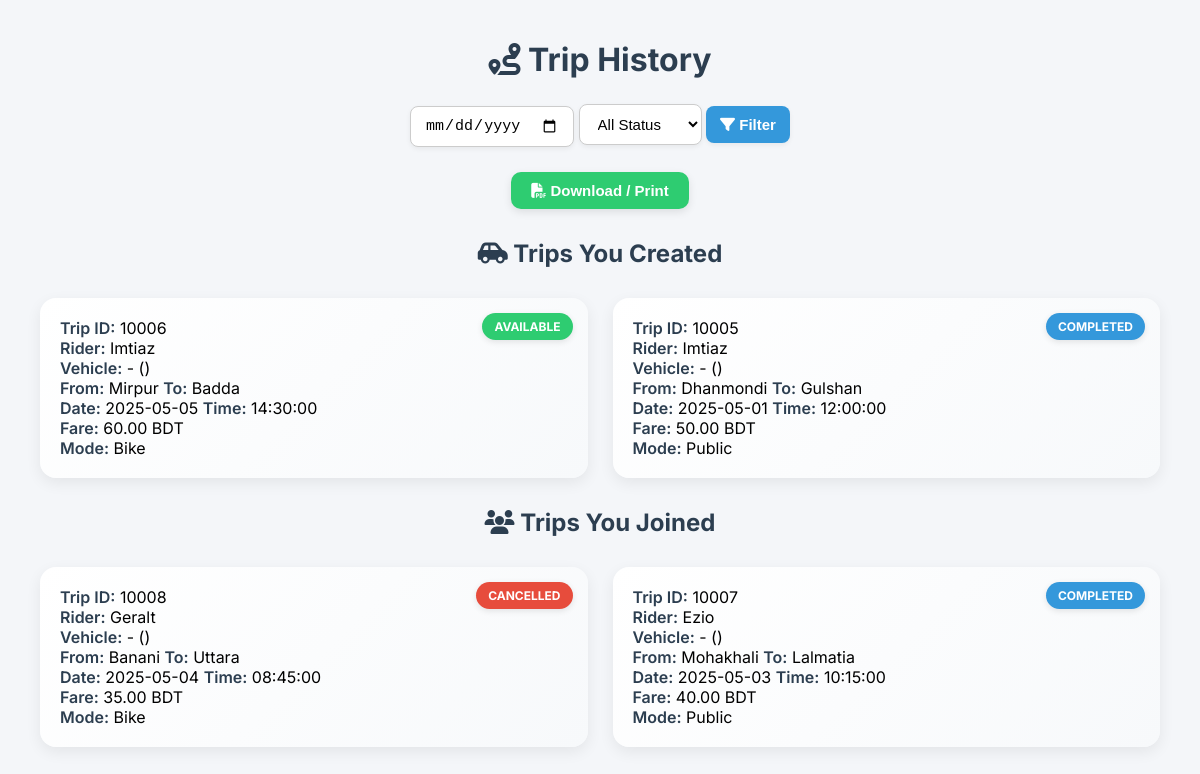
/backend/trip_history.php (signed in), run on the app's committed database.
### tables this page shows
CREATE TABLE Trips (
    Trip_ID INT PRIMARY KEY AUTO_INCREMENT,
    Student_ID VARCHAR(20),
    where_loc VARCHAR(50),
    Capacity INT,
    Time TIME,
    Date DATE,
    Fare DECIMAL(5,2),
    Meet_up_location VARCHAR(100),
    Mode_of_Commute VARCHAR(30),
    trip_status VARCHAR(30),
    to_loc VARCHAR(50),
    Used_capacity INT,
    FOREIGN KEY (Student_ID) REFERENCES User(Student_ID) ON DELETE SET NULL,
    FOREIGN KEY (where_loc) REFERENCES Locations(area_locations) ON DELETE SET NULL,
    FOREIGN KEY (to_loc) REFERENCES Locations(area_locations) ON DELETE SET NULL
)AUTO_INCREMENT=10001;

CREATE TABLE User (
    Student_ID VARCHAR(20) PRIMARY KEY,
    Name VARCHAR(100) NOT NULL,
    Gsuite_Email VARCHAR(100) UNIQUE NOT NULL,
    Scanned_ID VARCHAR(255),
    Semester VARCHAR(20),
    Department VARCHAR(50),
    Thana VARCHAR(50),
    Phone_Number VARCHAR(15),  
    Password VARCHAR(100) NOT NULL,
    Address VARCHAR(255),      
    Gender VARCHAR(10)        
);

### backend/trip_history.php (the view, shortened to what this page needs)
<?php
include 'db_connection.php';
$loggedInID = $_SESSION["User_ID"];
$dateFilter = mysqli_real_escape_string($conn, $_GET['date'] ?? '');
$filterSQL = "";
$ownTripsQuery = "
    SELECT t.*, u.Name, pv.Vehicle_Type, pv.Model_Name, pv.Vehicle_Number
    FROM Trips t
    LEFT JOIN User u ON t.Student_ID = u.Student_ID
    LEFT JOIN Private_Vehicle pv ON pv.Owner_ID = t.Student_ID
    WHERE t.Student_ID = '$loggedInID' $filterSQL
    ORDER BY t.Date DESC, t.Time DESC
";
$joinedTripsQuery = "
    SELECT t.*, u.Name, pv.Vehicle_Type, pv.Model_Name, pv.Vehicle_Number
    FROM Trips t
    JOIN Trip_Joiners tj ON t.Trip_ID = tj.Trip_ID
    LEFT JOIN User u ON t.Student_ID = u.Student_ID
    LEFT JOIN Private_Vehicle pv ON pv.Owner_ID = t.Student_ID
    WHERE tj.Student_ID = '$loggedInID' $filterSQL
    ORDER BY t.Date DESC, t.Time DESC
";
$ownTripsResult = mysqli_query($conn, $ownTripsQuery);
$joinedTripsResult = mysqli_query($conn, $joinedTripsQuery);
?>
<!DOCTYPE html>
<html lang="en">
<head>
    <link rel="stylesheet" href="css/trip_history.css">
    <link rel="stylesheet" href="https://cdnjs.cloudflare.com/ajax/libs/font-awesome/6.5.0/css/all.min.css">
</head>
<body>
<h1><i class="fas fa-route"></i> Trip History</h1>
<div class="filters">
    <form method="get">
        <input type="date" name="date" value="<?= htmlspecialchars($dateFilter) ?>">
        <select name="status">
            <option value="">All Status</option>
        </select>
        <button type="submit"><i class="fas fa-filter"></i> Filter</button>
    </form>
</div>
<div class="button-group">
    <button onclick="window.print()" class="print-btn"><i class="fas fa-file-pdf"></i> Download / Print</button>
</div>
<h2><i class="fas fa-car-side"></i> Trips You Created</h2>
<div class="history-container">
    <?php if (mysqli_num_rows($ownTripsResult) === 0) { ?>
        <p>No trips found that you created.</p>
    <?php } else {
        while ($trip = mysqli_fetch_assoc($ownTripsResult)) { ?>
            <div class="history-card">
                <div class="badge <?= $trip['trip_status'] ?>"><?= $trip['trip_status'] ?></div>
                <strong>Trip ID:</strong> <?= $trip['Trip_ID'] ?><br>
                <strong>Rider:</strong> <?= $trip['Name'] ?><br>
                <strong>Vehicle:</strong> <?= $trip['Vehicle_Type'] ?> - <?= $trip['Model_Name'] ?> (<?= $trip['Vehicle_Number'] ?>)<br>
                <strong>From:</strong> <?= $trip['where_loc'] ?> <strong>To:</strong> <?= $trip['to_loc'] ?><br>
                <strong>Date:</strong> <?= $trip['Date'] ?> <strong>Time:</strong> <?= $trip['Time'] ?><br>
                <strong>Fare:</strong> <?= $trip['Fare'] ?> BDT<br>
                <strong>Mode:</strong> <?= $trip['Mode_of_Commute'] ?><br>
            </div>
    <?php } } ?>
</div>
<h2><i class="fas fa-users"></i> Trips You Joined</h2>
<div class="history-container">
    <?php if (mysqli_num_rows($joinedTripsResult) === 0) { ?>
        <p>No trips found that you joined.</p>
    <?php } else {
        while ($trip = mysqli_fetch_assoc($joinedTripsResult)) { ?>
            <div class="history-card">
                <div class="badge <?= $trip['trip_status'] ?>"><?= $trip['trip_status'] ?></div>
                <strong>Trip ID:</strong> <?= $trip['Trip_ID'] ?><br>
                <strong>Rider:</strong> <?= $trip['Name'] ?><br>
                <strong>Vehicle:</strong> <?= $trip['Vehicle_Type'] ?> - <?= $trip['Model_Name'] ?> (<?= $trip['Vehicle_Number'] ?>)<br>
                <strong>From:</strong> <?= $trip['where_loc'] ?> <strong>To:</strong> <?= $trip['to_loc'] ?><br>
                <strong>Date:</strong> <?= $trip['Date'] ?> <strong>Time:</strong> <?= $trip['Time'] ?><br>
                <strong>Fare:</strong> <?= $trip['Fare'] ?> BDT<br>
                <strong>Mode:</strong> <?= $trip['Mode_of_Commute'] ?><br>
            </div>
    <?php } } ?>
</div>
</body>
</html>

### backend/css/trip_history.css (style rules this page uses)
body { font-family: 'Inter', sans-serif; background-color: #f4f6f9; margin: 0; padding: 20px; }
h1, h2 { color: #2c3e50; text-align: center; margin-top: 20px; }
.filters { display: flex; justify-content: center; gap: 15px; margin: 25px 0; flex-wrap: wrap; }
.filters input, .filters select, .filters button { padding: 10px 14px; border: 1px solid #ccc; border-radius: 8px; font-size: 15px; background-color: #fff; box-shadow: 0 2px 5px rgba(0,0,0,0.06); transition: all 0.2s ease; }
.filters button { background-color: #3498db; color: white; border: none; cursor: pointer; font-weight: 600; }
.button-group { text-align: center; margin-bottom: 30px; }
.print-btn { background-color: #2ecc71; color: white; padding: 10px 20px; border: none; border-radius: 10px; cursor: pointer; font-weight: 600; font-size: 15px; box-shadow: 0 3px 8px rgba(0,0,0,0.1); transition: background 0.3s ease; }
.history-container { display: grid; grid-template-columns: repeat(auto-fit, minmax(330px, 1fr)); gap: 25px; padding: 10px 20px; }
.history-card { background: linear-gradient(135deg, #ffffff, #f7f9fb); border-radius: 16px; padding: 20px; box-shadow: 0 5px 15px rgba(0,0,0,0.07); transition: transform 0.2s ease, box-shadow 0.2s ease; position: relative; }
.history-card strong { color: #2c3e50; font-weight: 600; }
.badge { position: absolute; top: 15px; right: 15px; padding: 6px 12px; border-radius: 20px; font-size: 12px; font-weight: bold; color: white; text-transform: uppercase; box-shadow: 0 2px 6px rgba(0,0,0,0.1); }
.badge.Available { background-color: #2ecc71; }
.badge.Completed { background-color: #3498db; }
.badge.Cancelled { background-color: #e74c3c; }

### data on the page
trips: trip_status "AVAILABLE", Trip_ID "10006", Student_ID.Name "Imtiaz", where_loc "Mirpur", to_loc "Badda", Date "2025-05-05", Time "14:30:00", Fare "60.00", Mode_of_Commute "Bike"
trips: trip_status "COMPLETED", Trip_ID "10005", Student_ID.Name "Imtiaz", where_loc "Dhanmondi", to_loc "Gulshan", Date "2025-05-01", Time "12:00:00", Fare "50.00", Mode_of_Commute "Public"
trips: trip_status "CANCELLED", Trip_ID "10008", Student_ID.Name "Geralt", where_loc "Banani", to_loc "Uttara", Date "2025-05-04", Time "08:45:00", Fare "35.00", Mode_of_Commute "Bike"
trips: trip_status "COMPLETED", Trip_ID "10007", Student_ID.Name "Ezio", where_loc "Mohakhali", to_loc "Lalmatia", Date "2025-05-03", Time "10:15:00", Fare "40.00", Mode_of_Commute "Public"
